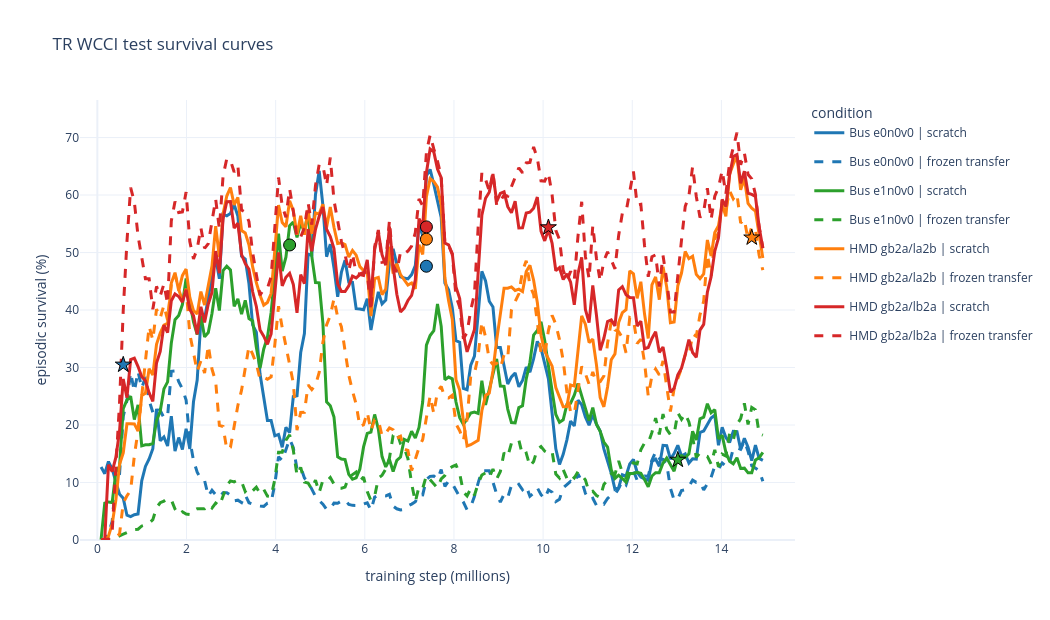
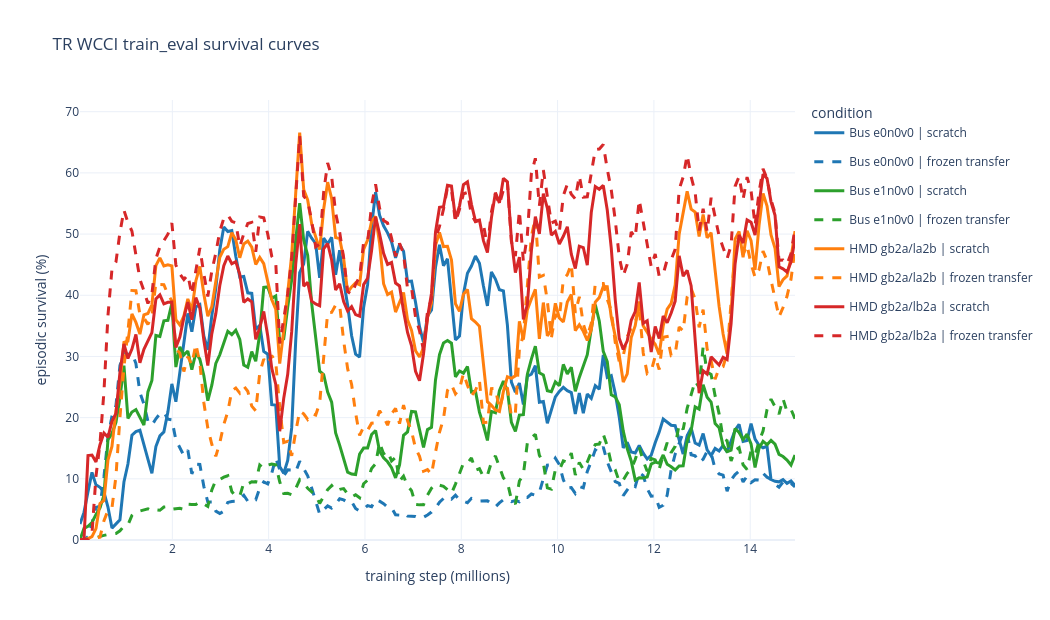
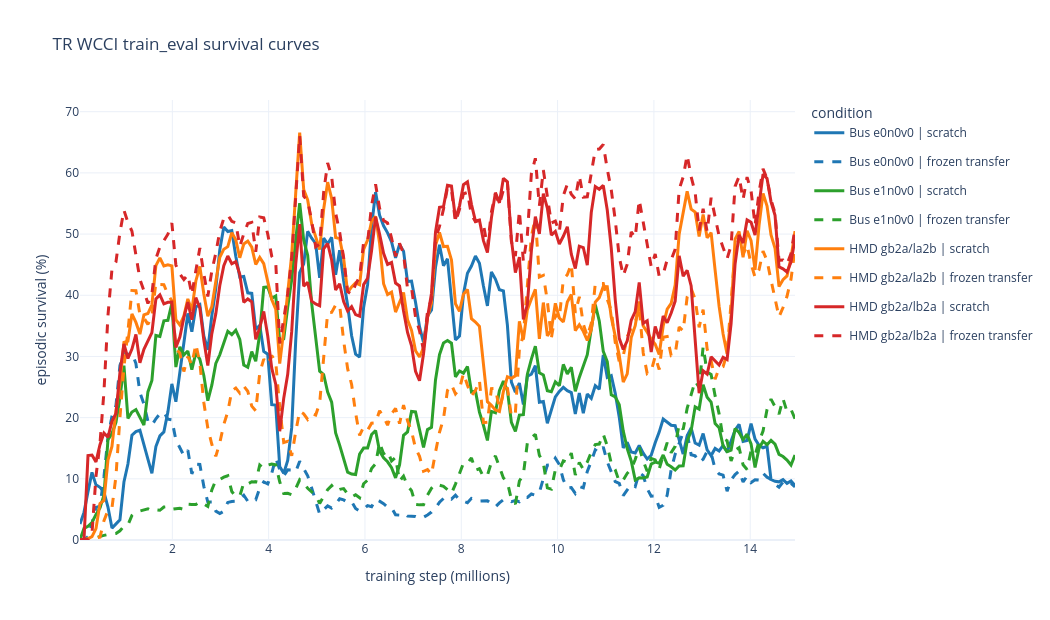

The notebook cell these images were saved under, in order:
### Markdown cell above
## Plots

### Code cell
COLOR_MAP = {
    "s2_e0n0v0": "#1f77b4",
    "s2_e1n0v0": "#2ca02c",
    "hmd_gb2a_la2b": "#ff7f0e",
    "hmd_gb2a_lb2a": "#d62728",
}
DASH_MAP = {"scratch": "solid", "frozen": "dash"}


def plot_survival_curves(split="test", include_full_test_markers=True):
    data = survival_curves[survival_curves["split"].eq(split)].copy()
    if data.empty:
        print(f"No survival curve data for split={split!r}")
        return None
    fig = go.Figure()
    for _, meta in catalog.sort_values(["variant", "arm", "seed"]).iterrows():
        run_data = data[data["run_name"].eq(meta["run_name"])].sort_values("step_millions")
        if run_data.empty:
            continue
        variant = str(meta["variant"])
        arm = str(meta["arm"])
        fig.add_trace(go.Scatter(
            x=run_data["step_millions"],
            y=run_data["survival_pct_smooth"],
            mode="lines",
            name=meta["condition"],
            legendgroup=meta["condition"],
            line={"color": COLOR_MAP.get(variant), "dash": DASH_MAP.get(arm, "solid"), "width": 3},
            customdata=np.stack([
                run_data["survival_pct"],
                run_data["metric"].astype(str),
            ], axis=-1),
            hovertemplate=(
                f"<b>{meta['condition']}</b><br>"
                "step=%{x:.2f}M<br>"
                "smoothed survival=%{y:.2f}%<br>"
                "raw survival=%{customdata[0]:.2f}%<br>"
                "metric=%{customdata[1]}<extra></extra>"
            ),
        ))
    if include_full_test_markers and split == "test" and not full_test.empty:
        for _, row in full_test.iterrows():
            variant = str(row["variant"])
            arm = str(row["arm"])
            fig.add_trace(go.Scatter(
                x=[row["checkpoint_step_millions"]],
                y=[row["survival_percent"]],
                mode="markers",
                name=f"50-ep {row['condition']}",
                legendgroup=row["condition"],
                showlegend=False,
                marker={
                    "symbol": "star" if arm == "frozen" else "circle",
                    "size": 12,
                    "color": COLOR_MAP.get(variant),
                    "line": {"color": "black", "width": 1},
                },
                hovertemplate=(
                    f"<b>50-episode full test</b><br>{row['condition']}<br>"
                    "checkpoint step=%{x:.2f}M<br>"
                    "survival=%{y:.2f}%<extra></extra>"
                ),
            ))
    fig.update_layout(
        title=f"TR WCCI {split} survival curves",
        xaxis_title="training step (millions)",
        yaxis_title="episodic survival (%)",
        template="plotly_white",
        hovermode="x unified",
        width=1050,
        height=620,
        legend_title="condition",
    )
    fig.update_yaxes(range=[0, max(60, data["survival_pct_smooth"].max() * 1.08)])
    save_figure(fig, f"tr_wcci_{split}_survival_curves")
    return maybe_show(fig)


plot_survival_curves("test")
plot_survival_curves("train_eval", include_full_test_markers=False)

### Figure 1 — Plotly figure (JSON) as saved in the notebook; plotly's stock layout.template omitted (floating-point values rounded to 4 significant figures; data arrays with more than 128 entries replaced by an {"elided": "..."} marker saying what was removed)
{"data": [{"customdata": {"elided": "180x2 mixed values"}, "hovertemplate": "<b>Bus e0n0v0 | scratch</b><br>step=%{x:.2f}M<br>smoothed survival=%{y:.2f}%<br>raw survival=%{customdata[0]:.2f}%<br>metric=%{customdata[1]}<extra></extra>", "legendgroup": "Bus e0n0v0 | scratch", "line": {"color": "#1f77b4", "dash": "solid", "width": 3}, "mode": "lines", "name": "Bus e0n0v0 | scratch", "type": "scatter", "x": {"elided": "180 float values"}, "y": {"elided": "180 float values"}}, {"customdata": {"elided": "180x2 mixed values"}, "hovertemplate": "<b>Bus e0n0v0 | frozen transfer</b><br>step=%{x:.2f}M<br>smoothed survival=%{y:.2f}%<br>raw survival=%{customdata[0]:.2f}%<br>metric=%{customdata[1]}<extra></extra>", "legendgroup": "Bus e0n0v0 | frozen transfer", "line": {"color": "#1f77b4", "dash": "dash", "width": 3}, "mode": "lines", "name": "Bus e0n0v0 | frozen transfer", "type": "scatter", "x": {"elided": "180 float values"}, "y": {"elided": "180 float values"}}, {"customdata": {"elided": "180x2 mixed values"}, "hovertemplate": "<b>Bus e1n0v0 | scratch</b><br>step=%{x:.2f}M<br>smoothed survival=%{y:.2f}%<br>raw survival=%{customdata[0]:.2f}%<br>metric=%{customdata[1]}<extra></extra>", "legendgroup": "Bus e1n0v0 | scratch", "line": {"color": "#2ca02c", "dash": "solid", "width": 3}, "mode": "lines", "name": "Bus e1n0v0 | scratch", "type": "scatter", "x": {"elided": "180 float values"}, "y": {"elided": "180 float values"}}, {"customdata": {"elided": "180x2 mixed values"}, "hovertemplate": "<b>Bus e1n0v0 | frozen transfer</b><br>step=%{x:.2f}M<br>smoothed survival=%{y:.2f}%<br>raw survival=%{customdata[0]:.2f}%<br>metric=%{customdata[1]}<extra></extra>", "legendgroup": "Bus e1n0v0 | frozen transfer", "line": {"color": "#2ca02c", "dash": "dash", "width": 3}, "mode": "lines", "name": "Bus e1n0v0 | frozen transfer", "type": "scatter", "x": {"elided": "180 float values"}, "y": {"elided": "180 float values"}}, {"customdata": {"elided": "180x2 mixed values"}, "hovertemplate": "<b>HMD gb2a/la2b | scratch</b><br>step=%{x:.2f}M<br>smoothed survival=%{y:.2f}%<br>raw survival=%{customdata[0]:.2f}%<br>metric=%{customdata[1]}<extra></extra>", "legendgroup": "HMD gb2a/la2b | scratch", "line": {"color": "#ff7f0e", "dash": "solid", "width": 3}, "mode": "lines", "name": "HMD gb2a/la2b | scratch", "type": "scatter", "x": {"elided": "180 float values"}, "y": {"elided": "180 float values"}}, {"customdata": {"elided": "180x2 mixed values"}, "hovertemplate": "<b>HMD gb2a/la2b | frozen transfer</b><br>step=%{x:.2f}M<br>smoothed survival=%{y:.2f}%<br>raw survival=%{customdata[0]:.2f}%<br>metric=%{customdata[1]}<extra></extra>", "legendgroup": "HMD gb2a/la2b | frozen transfer", "line": {"color": "#ff7f0e", "dash": "dash", "width": 3}, "mode": "lines", "name": "HMD gb2a/la2b | frozen transfer", "type": "scatter", "x": {"elided": "180 float values"}, "y": {"elided": "180 float values"}}, {"customdata": {"elided": "180x2 mixed values"}, "hovertemplate": "<b>HMD gb2a/lb2a | scratch</b><br>step=%{x:.2f}M<br>smoothed survival=%{y:.2f}%<br>raw survival=%{customdata[0]:.2f}%<br>metric=%{customdata[1]}<extra></extra>", "legendgroup": "HMD gb2a/lb2a | scratch", "line": {"color": "#d62728", "dash": "solid", "width": 3}, "mode": "lines", "name": "HMD gb2a/lb2a | scratch", "type": "scatter", "x": {"elided": "180 float values"}, "y": {"elided": "180 float values"}}, {"customdata": {"elided": "180x2 mixed values"}, "hovertemplate": "<b>HMD gb2a/lb2a | frozen transfer</b><br>step=%{x:.2f}M<br>smoothed survival=%{y:.2f}%<br>raw survival=%{customdata[0]:.2f}%<br>metric=%{customdata[1]}<extra></extra>", "legendgroup": "HMD gb2a/lb2a | frozen transfer", "line": {"color": "#d62728", "dash": "dash", "width": 3}, "mode": "lines", "name": "HMD gb2a/lb2a | frozen transfer", "type": "scatter", "x": {"elided": "180 float values"}, "y": {"elided": "180 float values"}}, {"hovertemplate": "<b>50-episode full test</b><br>Bus e0n0v0 | scratch<br>checkpoint step=%{x:.2f}M<br>survival=%{y:.2f}%<extra></extra>", "legendgroup": "Bus e0n0v0 | scratch", "marker": {"color": "#1f77b4", "line": {"color": "black", "width": 1}, "size": 12, "symbol": "circle"}, "mode": "markers", "name": "50-ep Bus e0n0v0 | scratch", "showlegend": false, "type": "scatter", "x": [7.382], "y": [47.62]}, {"hovertemplate": "<b>50-episode full test</b><br>Bus e0n0v0 | frozen transfer<br>checkpoint step=%{x:.2f}M<br>survival=%{y:.2f}%<extra></extra>", "legendgroup": "Bus e0n0v0 | frozen transfer", "marker": {"color": "#1f77b4", "line": {"color": "black", "width": 1}, "size": 12, "symbol": "star"}, "mode": "markers", "name": "50-ep Bus e0n0v0 | frozen transfer", "showlegend": false, "type": "scatter", "x": [0.5806], "y": [30.48]}, {"hovertemplate": "<b>50-episode full test</b><br>Bus e1n0v0 | scratch<br>checkpoint step=%{x:.2f}M<br>survival=%{y:.2f}%<extra></extra>", "legendgroup": "Bus e1n0v0 | scratch", "marker": {"color": "#2ca02c", "line": {"color": "black", "width": 1}, "size": 12, "symbol": "circle"}, "mode": "markers", "name": "50-ep Bus e1n0v0 | scratch", "showlegend": false, "type": "scatter", "x": [4.313], "y": [51.31]}, {"hovertemplate": "<b>50-episode full test</b><br>Bus e1n0v0 | frozen transfer<br>checkpoint step=%{x:.2f}M<br>survival=%{y:.2f}%<extra></extra>", "legendgroup": "Bus e1n0v0 | frozen transfer", "marker": {"color": "#2ca02c", "line": {"color": "black", "width": 1}, "size": 12, "symbol": "star"}, "mode": "markers", "name": "50-ep Bus e1n0v0 | frozen transfer", "showlegend": false, "type": "scatter", "x": [13.02], "y": [13.94]}, {"hovertemplate": "<b>50-episode full test</b><br>HMD gb2a/la2b | scratch<br>checkpoint step=%{x:.2f}M<br>survival=%{y:.2f}%<extra></extra>", "legendgroup": "HMD gb2a/la2b | scratch", "marker": {"color": "#ff7f0e", "line": {"color": "black", "width": 1}, "size": 12, "symbol": "circle"}, "mode": "markers", "name": "50-ep HMD gb2a/la2b | scratch", "showlegend": false, "type": "scatter", "x": [7.382], "y": [52.32]}, {"hovertemplate": "<b>50-episode full test</b><br>HMD gb2a/la2b | frozen transfer<br>checkpoint step=%{x:.2f}M<br>survival=%{y:.2f}%<extra></extra>", "legendgroup": "HMD gb2a/la2b | frozen transfer", "marker": {"color": "#ff7f0e", "line": {"color": "black", "width": 1}, "size": 12, "symbol": "star"}, "mode": "markers", "name": "50-ep HMD gb2a/la2b | frozen transfer", "showlegend": false, "type": "scatter", "x": [14.68], "y": [52.6]}, {"hovertemplate": "<b>50-episode full test</b><br>HMD gb2a/lb2a | scratch<br>checkpoint step=%{x:.2f}M<br>survival=%{y:.2f}%<extra></extra>", "legendgroup": "HMD gb2a/lb2a | scratch", "marker": {"color": "#d62728", "line": {"color": "black", "width": 1}, "size": 12, "symbol": "circle"}, "mode": "markers", "name": "50-ep HMD gb2a/lb2a | scratch", "showlegend": false, "type": "scatter", "x": [7.382], "y": [54.46]}, {"hovertemplate": "<b>50-episode full test</b><br>HMD gb2a/lb2a | frozen transfer<br>checkpoint step=%{x:.2f}M<br>survival=%{y:.2f}%<extra></extra>", "legendgroup": "HMD gb2a/lb2a | frozen transfer", "marker": {"color": "#d62728", "line": {"color": "black", "width": 1}, "size": 12, "symbol": "star"}, "mode": "markers", "name": "50-ep HMD gb2a/lb2a | frozen transfer", "showlegend": false, "type": "scatter", "x": [10.12], "y": [54.37]}], "layout": {"height": 620, "hovermode": "x unified", "legend": {"title": {"text": "condition"}}, "title": {"text": "TR WCCI test survival curves"}, "width": 1050, "xaxis": {"title": {"text": "training step (millions)"}}, "yaxis": {"range": [0, 76.53], "title": {"text": "episodic survival (%)"}}}}

### Figure 2 — Plotly figure (JSON) as saved in the notebook; plotly's stock layout.template omitted (floating-point values rounded to 4 significant figures; data arrays with more than 128 entries replaced by an {"elided": "..."} marker saying what was removed)
{"data": [{"customdata": {"elided": "180x2 mixed values"}, "hovertemplate": "<b>Bus e0n0v0 | scratch</b><br>step=%{x:.2f}M<br>smoothed survival=%{y:.2f}%<br>raw survival=%{customdata[0]:.2f}%<br>metric=%{customdata[1]}<extra></extra>", "legendgroup": "Bus e0n0v0 | scratch", "line": {"color": "#1f77b4", "dash": "solid", "width": 3}, "mode": "lines", "name": "Bus e0n0v0 | scratch", "type": "scatter", "x": {"elided": "180 float values"}, "y": {"elided": "180 float values"}}, {"customdata": {"elided": "180x2 mixed values"}, "hovertemplate": "<b>Bus e0n0v0 | frozen transfer</b><br>step=%{x:.2f}M<br>smoothed survival=%{y:.2f}%<br>raw survival=%{customdata[0]:.2f}%<br>metric=%{customdata[1]}<extra></extra>", "legendgroup": "Bus e0n0v0 | frozen transfer", "line": {"color": "#1f77b4", "dash": "dash", "width": 3}, "mode": "lines", "name": "Bus e0n0v0 | frozen transfer", "type": "scatter", "x": {"elided": "180 float values"}, "y": {"elided": "180 float values"}}, {"customdata": {"elided": "180x2 mixed values"}, "hovertemplate": "<b>Bus e1n0v0 | scratch</b><br>step=%{x:.2f}M<br>smoothed survival=%{y:.2f}%<br>raw survival=%{customdata[0]:.2f}%<br>metric=%{customdata[1]}<extra></extra>", "legendgroup": "Bus e1n0v0 | scratch", "line": {"color": "#2ca02c", "dash": "solid", "width": 3}, "mode": "lines", "name": "Bus e1n0v0 | scratch", "type": "scatter", "x": {"elided": "180 float values"}, "y": {"elided": "180 float values"}}, {"customdata": {"elided": "180x2 mixed values"}, "hovertemplate": "<b>Bus e1n0v0 | frozen transfer</b><br>step=%{x:.2f}M<br>smoothed survival=%{y:.2f}%<br>raw survival=%{customdata[0]:.2f}%<br>metric=%{customdata[1]}<extra></extra>", "legendgroup": "Bus e1n0v0 | frozen transfer", "line": {"color": "#2ca02c", "dash": "dash", "width": 3}, "mode": "lines", "name": "Bus e1n0v0 | frozen transfer", "type": "scatter", "x": {"elided": "180 float values"}, "y": {"elided": "180 float values"}}, {"customdata": {"elided": "180x2 mixed values"}, "hovertemplate": "<b>HMD gb2a/la2b | scratch</b><br>step=%{x:.2f}M<br>smoothed survival=%{y:.2f}%<br>raw survival=%{customdata[0]:.2f}%<br>metric=%{customdata[1]}<extra></extra>", "legendgroup": "HMD gb2a/la2b | scratch", "line": {"color": "#ff7f0e", "dash": "solid", "width": 3}, "mode": "lines", "name": "HMD gb2a/la2b | scratch", "type": "scatter", "x": {"elided": "180 float values"}, "y": {"elided": "180 float values"}}, {"customdata": {"elided": "180x2 mixed values"}, "hovertemplate": "<b>HMD gb2a/la2b | frozen transfer</b><br>step=%{x:.2f}M<br>smoothed survival=%{y:.2f}%<br>raw survival=%{customdata[0]:.2f}%<br>metric=%{customdata[1]}<extra></extra>", "legendgroup": "HMD gb2a/la2b | frozen transfer", "line": {"color": "#ff7f0e", "dash": "dash", "width": 3}, "mode": "lines", "name": "HMD gb2a/la2b | frozen transfer", "type": "scatter", "x": {"elided": "180 float values"}, "y": {"elided": "180 float values"}}, {"customdata": {"elided": "180x2 mixed values"}, "hovertemplate": "<b>HMD gb2a/lb2a | scratch</b><br>step=%{x:.2f}M<br>smoothed survival=%{y:.2f}%<br>raw survival=%{customdata[0]:.2f}%<br>metric=%{customdata[1]}<extra></extra>", "legendgroup": "HMD gb2a/lb2a | scratch", "line": {"color": "#d62728", "dash": "solid", "width": 3}, "mode": "lines", "name": "HMD gb2a/lb2a | scratch", "type": "scatter", "x": {"elided": "180 float values"}, "y": {"elided": "180 float values"}}, {"customdata": {"elided": "180x2 mixed values"}, "hovertemplate": "<b>HMD gb2a/lb2a | frozen transfer</b><br>step=%{x:.2f}M<br>smoothed survival=%{y:.2f}%<br>raw survival=%{customdata[0]:.2f}%<br>metric=%{customdata[1]}<extra></extra>", "legendgroup": "HMD gb2a/lb2a | frozen transfer", "line": {"color": "#d62728", "dash": "dash", "width": 3}, "mode": "lines", "name": "HMD gb2a/lb2a | frozen transfer", "type": "scatter", "x": {"elided": "180 float values"}, "y": {"elided": "180 float values"}}], "layout": {"height": 620, "hovermode": "x unified", "legend": {"title": {"text": "condition"}}, "title": {"text": "TR WCCI train_eval survival curves"}, "width": 1050, "xaxis": {"title": {"text": "training step (millions)"}}, "yaxis": {"range": [0, 71.91], "title": {"text": "episodic survival (%)"}}}}

### Figure 3 — Plotly figure (JSON) as saved in the notebook; plotly's stock layout.template omitted (floating-point values rounded to 4 significant figures; data arrays with more than 128 entries replaced by an {"elided": "..."} marker saying what was removed)
{"data": [{"customdata": {"elided": "180x2 mixed values"}, "hovertemplate": "<b>Bus e0n0v0 | scratch</b><br>step=%{x:.2f}M<br>smoothed survival=%{y:.2f}%<br>raw survival=%{customdata[0]:.2f}%<br>metric=%{customdata[1]}<extra></extra>", "legendgroup": "Bus e0n0v0 | scratch", "line": {"color": "#1f77b4", "dash": "solid", "width": 3}, "mode": "lines", "name": "Bus e0n0v0 | scratch", "type": "scatter", "x": {"elided": "180 float values"}, "y": {"elided": "180 float values"}}, {"customdata": {"elided": "180x2 mixed values"}, "hovertemplate": "<b>Bus e0n0v0 | frozen transfer</b><br>step=%{x:.2f}M<br>smoothed survival=%{y:.2f}%<br>raw survival=%{customdata[0]:.2f}%<br>metric=%{customdata[1]}<extra></extra>", "legendgroup": "Bus e0n0v0 | frozen transfer", "line": {"color": "#1f77b4", "dash": "dash", "width": 3}, "mode": "lines", "name": "Bus e0n0v0 | frozen transfer", "type": "scatter", "x": {"elided": "180 float values"}, "y": {"elided": "180 float values"}}, {"customdata": {"elided": "180x2 mixed values"}, "hovertemplate": "<b>Bus e1n0v0 | scratch</b><br>step=%{x:.2f}M<br>smoothed survival=%{y:.2f}%<br>raw survival=%{customdata[0]:.2f}%<br>metric=%{customdata[1]}<extra></extra>", "legendgroup": "Bus e1n0v0 | scratch", "line": {"color": "#2ca02c", "dash": "solid", "width": 3}, "mode": "lines", "name": "Bus e1n0v0 | scratch", "type": "scatter", "x": {"elided": "180 float values"}, "y": {"elided": "180 float values"}}, {"customdata": {"elided": "180x2 mixed values"}, "hovertemplate": "<b>Bus e1n0v0 | frozen transfer</b><br>step=%{x:.2f}M<br>smoothed survival=%{y:.2f}%<br>raw survival=%{customdata[0]:.2f}%<br>metric=%{customdata[1]}<extra></extra>", "legendgroup": "Bus e1n0v0 | frozen transfer", "line": {"color": "#2ca02c", "dash": "dash", "width": 3}, "mode": "lines", "name": "Bus e1n0v0 | frozen transfer", "type": "scatter", "x": {"elided": "180 float values"}, "y": {"elided": "180 float values"}}, {"customdata": {"elided": "180x2 mixed values"}, "hovertemplate": "<b>HMD gb2a/la2b | scratch</b><br>step=%{x:.2f}M<br>smoothed survival=%{y:.2f}%<br>raw survival=%{customdata[0]:.2f}%<br>metric=%{customdata[1]}<extra></extra>", "legendgroup": "HMD gb2a/la2b | scratch", "line": {"color": "#ff7f0e", "dash": "solid", "width": 3}, "mode": "lines", "name": "HMD gb2a/la2b | scratch", "type": "scatter", "x": {"elided": "180 float values"}, "y": {"elided": "180 float values"}}, {"customdata": {"elided": "180x2 mixed values"}, "hovertemplate": "<b>HMD gb2a/la2b | frozen transfer</b><br>step=%{x:.2f}M<br>smoothed survival=%{y:.2f}%<br>raw survival=%{customdata[0]:.2f}%<br>metric=%{customdata[1]}<extra></extra>", "legendgroup": "HMD gb2a/la2b | frozen transfer", "line": {"color": "#ff7f0e", "dash": "dash", "width": 3}, "mode": "lines", "name": "HMD gb2a/la2b | frozen transfer", "type": "scatter", "x": {"elided": "180 float values"}, "y": {"elided": "180 float values"}}, {"customdata": {"elided": "180x2 mixed values"}, "hovertemplate": "<b>HMD gb2a/lb2a | scratch</b><br>step=%{x:.2f}M<br>smoothed survival=%{y:.2f}%<br>raw survival=%{customdata[0]:.2f}%<br>metric=%{customdata[1]}<extra></extra>", "legendgroup": "HMD gb2a/lb2a | scratch", "line": {"color": "#d62728", "dash": "solid", "width": 3}, "mode": "lines", "name": "HMD gb2a/lb2a | scratch", "type": "scatter", "x": {"elided": "180 float values"}, "y": {"elided": "180 float values"}}, {"customdata": {"elided": "180x2 mixed values"}, "hovertemplate": "<b>HMD gb2a/lb2a | frozen transfer</b><br>step=%{x:.2f}M<br>smoothed survival=%{y:.2f}%<br>raw survival=%{customdata[0]:.2f}%<br>metric=%{customdata[1]}<extra></extra>", "legendgroup": "HMD gb2a/lb2a | frozen transfer", "line": {"color": "#d62728", "dash": "dash", "width": 3}, "mode": "lines", "name": "HMD gb2a/lb2a | frozen transfer", "type": "scatter", "x": {"elided": "180 float values"}, "y": {"elided": "180 float values"}}], "layout": {"height": 620, "hovermode": "x unified", "legend": {"title": {"text": "condition"}}, "title": {"text": "TR WCCI train_eval survival curves"}, "width": 1050, "xaxis": {"title": {"text": "training step (millions)"}}, "yaxis": {"range": [0, 71.91], "title": {"text": "episodic survival (%)"}}}}
